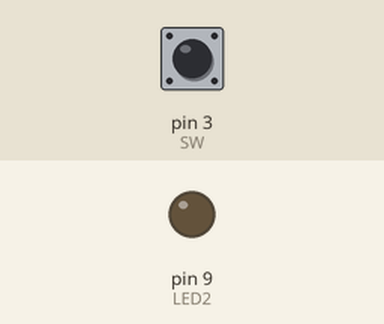
The sketch below on a simulated Arduino Uno, built with avr-gcc and run on an emulated ATmega328P. On the bench: output pins drawn as LEDs (lit = HIGH). The test bench sets the inputs (shaded band); at power-on: pin 3 (SW) HIGH.

Above: at 1.2 s.
1.3 s: pin 3 (SW) pulled LOW for 0.15 s
At 1.4 s:
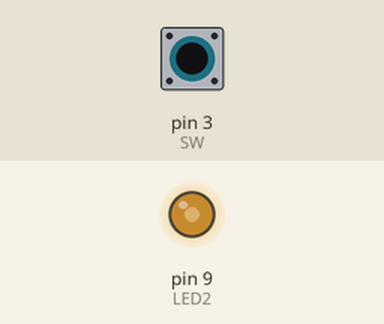
3.0 s: pin 3 (SW) pulled LOW for 1 s
At 5.4 s:
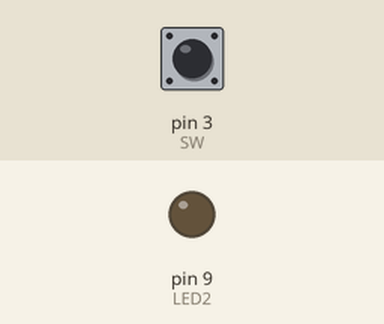
Timing chart, 0 to 6.9 s (numbered marks = the images above; inputs shaded):
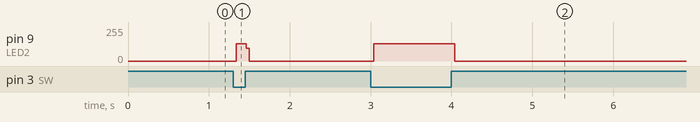

Measured:
- after the input at 1.3 s, pin 9 (LED2): 0/255 → 129/255 at once, → 0/255 0.12 s later
- after the input at 3.0 s, pin 9 (LED2): 0/255 → 129/255 at once, → 0/255 1.0 s later

The sketch:

Ex2.ino
```cpp
// Toggling a LED with a switch

#define LED2   9
#define SW     3
#define N      5

boolean tog = false;

void setup() {
  pinMode(LED2,OUTPUT);
  pinMode(SW,INPUT);
}

void loop() {

  if (digitalRead(SW) == LOW) {
    tog = !tog;
    digitalWrite(LED2,tog);
  }
}
```
